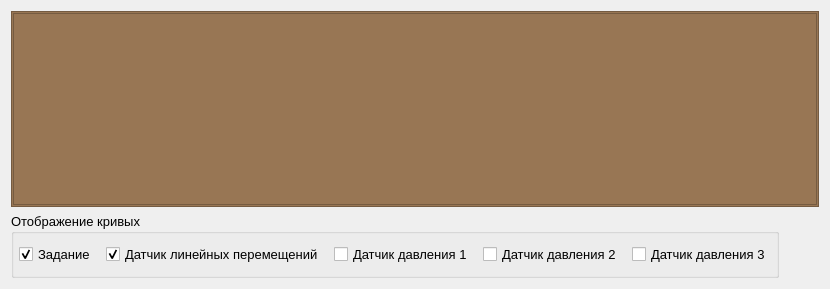
            <widget class="QWidget" name="tab_mainTests_task">
             <attribute name="title">
              <string>График задания</string>
             </attribute>
             <layout class="QVBoxLayout" name="verticalLayout_23">
              <item>
               <widget class="QWidget" name="widget" native="true">
                <layout class="QHBoxLayout" name="horizontalLayout_34">
                 <property name="spacing">
                  <number>0</number>
                 </property>
                 <property name="leftMargin">
                  <number>0</number>
                 </property>
                 <property name="topMargin">
                  <number>0</number>
                 </property>
                 <property name="rightMargin">
                  <number>0</number>
                 </property>
                 <property name="bottomMargin">
                  <number>0</number>
                 </property>
                 <item>
                  <widget class="QFrame" name="frame_chartTask">
                   <property name="font">
                    <font>
                     <family>Segoe UI</family>
                     <pointsize>11</pointsize>
                    </font>
                   </property>
                   <property name="autoFillBackground">
                    <bool>false</bool>
                   </property>
                   <property name="styleSheet">
                    <string notr="true">background-color: rgb(152, 118, 84);</string>
                   </property>
                   <property name="frameShape">
                    <enum>QFrame::Shape::StyledPanel</enum>
                   </property>
                   <property name="frameShadow">
                    <enum>QFrame::Shadow::Raised</enum>
                   </property>
                   <layout class="QVBoxLayout" name="verticalLayout_12">
                    <property name="spacing">
                     <number>3</number>
                    </property>
                    <property name="leftMargin">
                     <number>1</number>
                    </property>
                    <property name="topMargin">
                     <number>1</number>
                    </property>
                    <property name="rightMargin">
                     <number>1</number>
                    </property>
                    <property name="bottomMargin">
                     <number>1</number>
                    </property>
                    <item>
                     <widget class="MyChart" name="Chart_task"/>
                    </item>
                   </layout>
                  </widget>
                 </item>
                </layout>
               </widget>
              </item>
              <item>
               <layout class="QHBoxLayout" name="horizontalLayout_36">
                <item>
                 <widget class="QGroupBox" name="groupBox_8">
                  <property name="font">
                   <font>
                    <family>Segoe UI</family>
                    <pointsize>10</pointsize>
                   </font>
                  </property>
                  <property name="title">
                   <string>Отображение кривых</string>
                  </property>
                  <layout class="QHBoxLayout" name="horizontalLayout_12">
                   <property name="spacing">
                    <number>10</number>
                   </property>
                   <property name="leftMargin">
                    <number>5</number>
                   </property>
                   <property name="topMargin">
                    <number>10</number>
                   </property>
                   <property name="rightMargin">
                    <number>5</number>
                   </property>
                   <property name="bottomMargin">
                    <number>10</number>
                   </property>
                   <item>
                    <widget class="QCheckBox" name="checkBox_showCurve_task">
                     <property name="text">
                      <string>Задание</string>
                     </property>
                     <property name="checked">
                      <bool>true</bool>
                     </property>
                    </widget>
                   </item>
                   <item>
                    <widget class="QCheckBox" name="checkBox_showCurve_moving">
                     <property name="text">
                      <string>Датчик линейных перемещений</string>
                     </property>
                     <property name="checked">
                      <bool>true</bool>
                     </property>
                    </widget>
                   </item>
                   <item>
                    <widget class="QCheckBox" name="checkBox_showCurve_pressure_1">
                     <property name="text">
                      <string>Датчик давления 1</string>
                     </property>
                     <property name="checkable">
                      <bool>true</bool>
                     </property>
                     <property name="checked">
                      <bool>false</bool>
                     </property>
                    </widget>
                   </item>
                   <item>
                    <widget class="QCheckBox" name="checkBox_showCurve_pressure_2">
                     <property name="text">
                      <string>Датчик давления 2</string>
                     </property>
                     <property name="checkable">
                      <bool>true</bool>
                     </property>
                     <property name="checked">
                      <bool>false</bool>
                     </property>
                    </widget>
                   </item>
                   <item>
                    <widget class="QCheckBox" name="checkBox_showCurve_pressure_3">
                     <property name="enabled">
                      <bool>true</bool>
                     </property>
                     <property name="text">
                      <string>Датчик давления 3</string>
                     </property>
                     <property name="checkable">
                      <bool>true</bool>
                     </property>
                     <property name="checked">
                      <bool>false</bool>
                     </property>
                    </widget>
                   </item>
                  </layout>
                 </widget>
                </item>
                <item>
                 <spacer name="horizontalSpacer">
                  <property name="orientation">
                   <enum>Qt::Orientation::Horizontal</enum>
                  </property>
                  <property name="sizeHint" stdset="0">
                   <size>
                    <width>40</width>
                    <height>20</height>
                   </size>
                  </property>
                 </spacer>
                </item>
               </layout>
              </item>
             </layout>
            </widget>
